Frame 1 (no input): blank canvas, image omitted
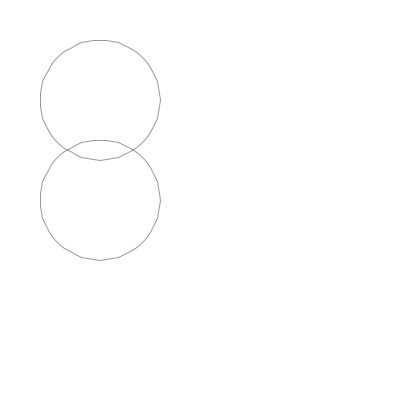
Frame 60 (the mouse pressed at the canvas centre just before this capture)
Frame 120 (the mouse held since frame 60 and released just before this capture): blank canvas, image omitted

The Processing sketch that drew this single still picture (run headless with seeded random() and noise(); from frame 60 on, the mouse is pressed at the canvas centre):

// Processing sketch: reverbRings
// ── reverbRings.pde
int radius;
int alpha = 100;
boolean pressed;
boolean DONE;

reverbRingsClass r1;
reverbRingsClass r2;

void setup(){
	size(400,400);
	r1 = new reverbRingsClass(100,100,0,100);
	r2 = new reverbRingsClass(100,200,0,100);
}

void draw(){
	background(-1);
	colorMode(HSB,360,100,100,100);

	if(pressed == true || DONE == false){
	radius += 1;
	alpha -= 1;
	}

	if(alpha <= 0){
		alpha = 100;
		radius = 0;
		DONE = true;
		pressed = false;
	}

	r1.drawRings(radius,alpha);
	r2.drawRings(radius,alpha);
}

void mousePressed(){
	pressed = true;
	println("PRESSED");
}
// ── reverbRingsClass.pde
class reverbRingsClass{

int xPos,yPos, r, alpha;

	//Constructor
	reverbRingsClass(int iXPos, int iYPos, int iR, int iAlpha){
		xPos = iXPos;
		yPos = iYPos;
		r = iR;
		alpha = iAlpha;
	}

void drawRings(int r, int alpha){

	stroke(0,0,0,alpha);
	fill(0,0,0,0);
	beginShape();
	for (int i = 0; i < r; i++) {
	float x = cos(radians(i*360/r))*r;
	float y = sin(radians(i*360/r))*r;
	vertex(x+xPos,y+yPos);
}
	endShape(CLOSE);
}

}
